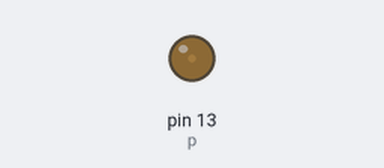
A program run on a simulated Raspberry Pi (header pin numbers). Parts: output pins drawn as LEDs (lit = HIGH). At 4.0 s the program stops and its outputs stay as they are.

Above: at 0.15 s.
At 1.05 s:
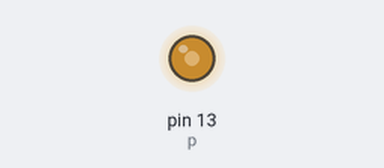
At 1.65 s:
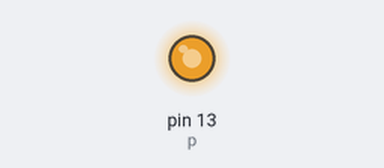
At 3.45 s:
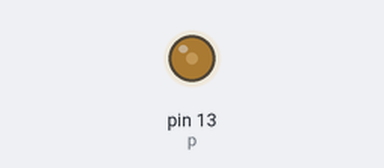
Timing chart, 0 to 5.5 s (numbered marks = the images above):
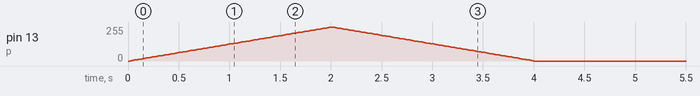

The program:

pwm.py
```python
import RPi.GPIO as GPIO
import time

GPIO.setmode(GPIO.BOARD)
GPIO.setup(13,GPIO.OUT)

p = GPIO.PWM(13,50)
p.start(0)

for i in range(100):
	p.ChangeDutyCycle(0+i)
        time.sleep(0.02)

for i in range(100):

	p.ChangeDutyCycle(100-i)
	time.sleep(0.02)         #These three lines loop and decrease the power from 100%-1% gradually

p.stop()
GPIO.cleanup()
```

Measured:
- by itself, pin 13 (p): rises from 0/255 to 255/255 in 2.0 s, then falls to 0/255 in 2.0 s
